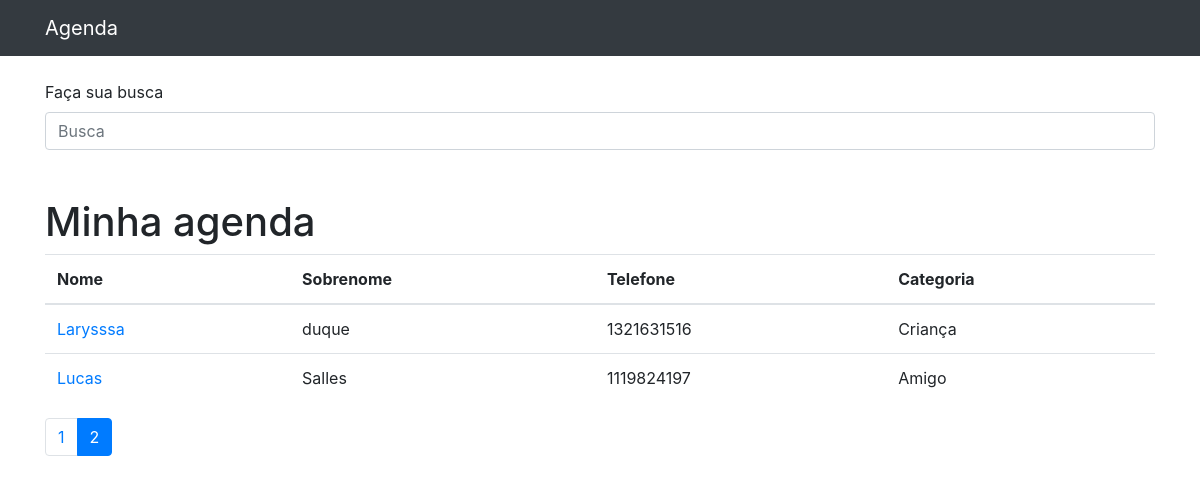
The page /?p=4&termo= on the database as committed earlier.
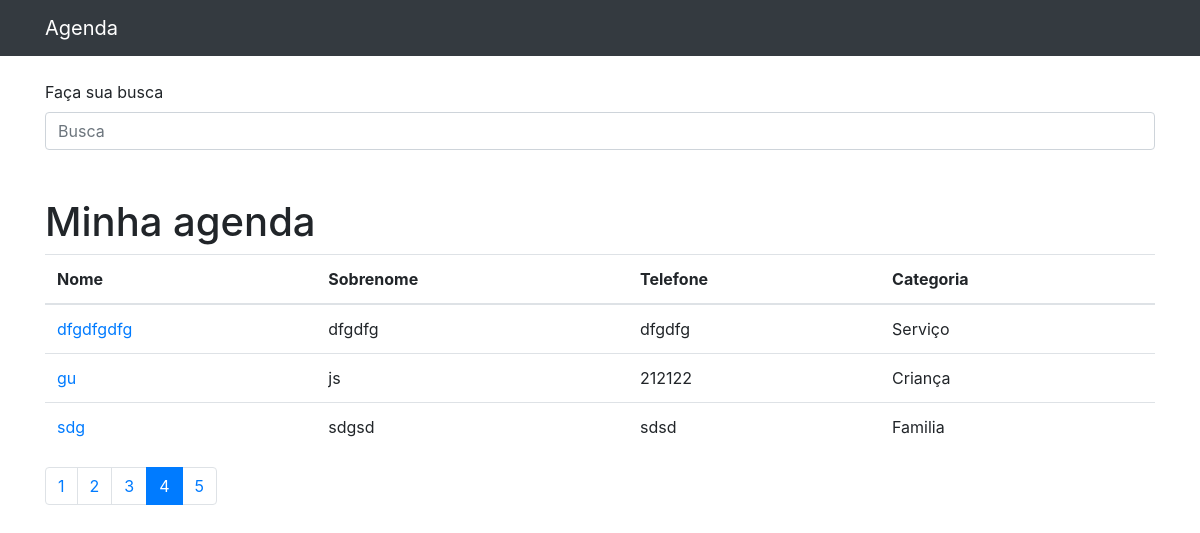
The same page on the database as committed later.
### contatos/models.py (models this page shows, shortened)
class Contato(models.Model):
    nome = models.CharField(max_length=30)
    sobrenome = models.CharField(max_length=30, blank=True)
    telefone = models.CharField(max_length=10)
    email = models.CharField(max_length=30, blank=True)
    data_criacao = models.DateTimeField(default=timezone.now())
    descricao = models.TextField(blank=True)
    categoria = models.ForeignKey(Categoria, on_delete=models.DO_NOTHING)
    mostar = models.BooleanField(default=True)
    foto = models.ImageField(blank=True, upload_to='fotos/%Y/%m')

class Categoria(models.Model):
    nome = models.CharField(max_length=30)
    def __str__(self):
        return self.nome

### contatos/views.py (the view)
# urls.py: path('', views.index, name='index'),
def index(request):
    contatos_list = Contato.objects.order_by('nome')
    paginator = Paginator(contatos_list, 3)
    page = request.GET.get('p')
    contatos = paginator.get_page(page)
    return render(request, 'contatos/index.html', {
        'contatos': contatos
    })

### contatos/templates/contatos/index.html
{% extends 'base.html' %}}
{% block conteudo %}
<h1 class="mt-5">Minha agenda</h1>
<table class="table">
  <thead>
    <tr>
      <th>Nome</th>
      <th>Sobrenome</th>
      <th>Telefone</th>
      <th>Categoria</th>
    </tr>
  </thead>
  <tbody>
    {% for contato in contatos %}
      {% if contato.mostar %}
        <tr>
          <td>
            <a href="{% url 'show_contato' contato.id %}"> {{contato.nome}}</a>
          </td>
          <td>{{contato.sobrenome}}</td>
          <td>{{contato.telefone}}</td>
          <td>{{contato.categoria}}</td>
        </tr>
      {% endif %}
    {% endfor %}
  </tbody>
</table>
<nav aria-label="Page navigation example">
  <ul class="pagination">
    {% for page in contatos.paginator.page_range %}
      {% if contatos.number == page%}
        <li class="page-item active">
          <a class="page-link " href="?p={{page}}&termo={{request.GET.termo}}">{{page}}</a>
        </li>
      {% else %}
        <li class="page-item ">
          <a class="page-link " href="?p={{page}}&termo={{request.GET.termo}}">{{page}}</a>
        </li>
      {% endif%}
    {% endfor %}
  </ul>
</nav>
{% endblock %}

Rows that differ between the two databases and show on the page:
no longer on this page (row unchanged): Contato: nome "Larysssa", sobrenome "duque", telefone "1321631516", categoria "Criança"
no longer on this page (row unchanged): Contato: nome "Lucas", sobrenome "Salles", telefone "1119824197", categoria "Amigo"
added Contato: nome "dfgdfgdfg", sobrenome "dfgdfg", telefone "dfgdfg", categoria "Serviço"
added Contato: nome "gu", sobrenome "js", telefone "212122", categoria "Criança"
added Contato: nome "sdg", sobrenome "sdgsd", telefone "sdsd", categoria "Familia"
Other text that changed with them:
list line gone: "2"
new list line: "2"
new list line: "3"
new list line: "4"
new list line: "5"
